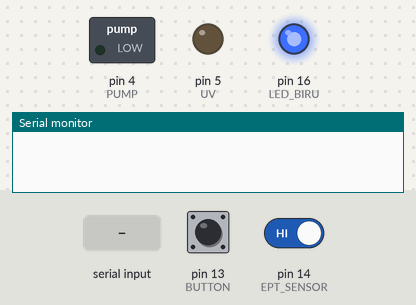
This sketch was run on a simulated Arduino Uno, built with avr-gcc and run on an emulated ATmega328P. Shown: switched loads named in the sketch (green lamp = pin HIGH), output pins drawn as LEDs (lit = HIGH), the last lines printed to the serial monitor. The inputs (shaded band) are chosen by the test bench; at power-on: pin 13 (BUTTON) HIGH, pin 14 (EPT_SENSOR) HIGH.

Above: at 1.2 s.
1.3 s: "A" received over Serial
At 2.5 s:
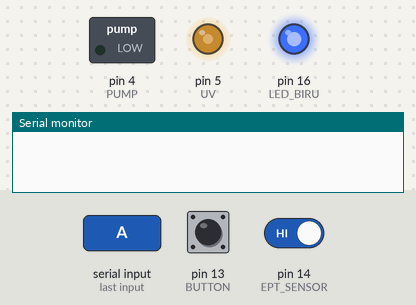
2.8 s: pin 13 (BUTTON) pulled LOW for 0.15 s
At 3.4 s:
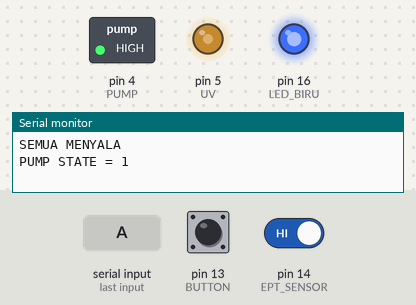
4.4 s: byte 2 (2) received over Serial
At 5.6 s:
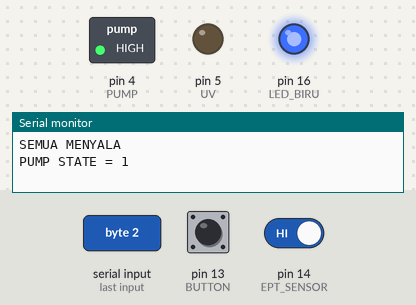
5.9 s: byte 1 (1) received over Serial
At 7.1 s:
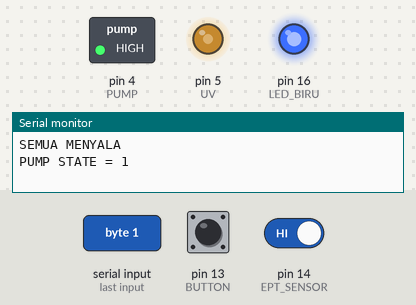
7.4 s: byte 3 (3) received over Serial
At 7.8 s:
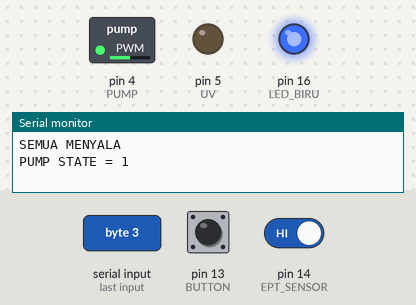
8.9 s: pin 13 (BUTTON) pulled LOW for 1 s
At 10.2 s:
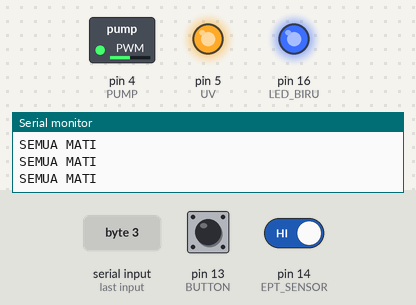
Timing chart, 0 to 11.9 s (numbered marks = the images above; inputs shaded):
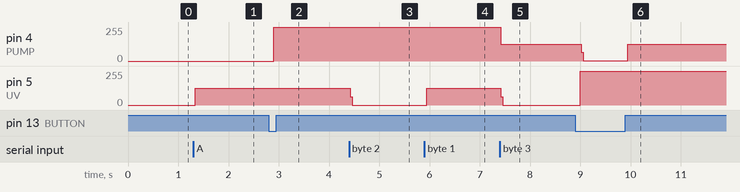

The sketch:

F_W.ino
```cpp
                        /********WATER FOUNTAIN BARDI **********/

#define BUTTON 13           //AKTIF LOW
#define LED_BIRU 16         //AKTIF LOW
#define UV 5                //AKTIF HIGH
#define EPT_SENSOR  14      /*https://www.eptsensor.com/photoelectric-sensor/photoelectric-proximity-sensor.html*/
#define PUMP 4              //AKTIF HIGH
const int DEBOUNCE_DELAY = 100;

int lastButtonState = LOW;
int lastFlickerState = LOW;
int currentButtonState;
int EPT;
char bacadata;

unsigned long lastDebounceTime = 0;

boolean statusChanged = false;
boolean uv_State = false;
boolean pump_State = false;

void setup(){
    Serial.begin(9600);
    pinMode(BUTTON, INPUT_PULLUP);
    pinMode(EPT_SENSOR, INPUT);

    pinMode(LED_BIRU, OUTPUT);
    pinMode(UV, OUTPUT);
    pinMode(PUMP, OUTPUT);
    digitalWrite(LED_BIRU, HIGH);

    currentButtonState = digitalRead(BUTTON);
}


void loop(){
    if(Serial.available()){
        bacadata = Serial.read();
        if(bacadata == 'A'){bacadata=1;}
        if(bacadata == 'B'){bacadata=2;}
        if(bacadata == 'C'){bacadata=3;}
        if(bacadata == 'D'){bacadata=4;}
    }

    if (bacadata == 1){toggleUV();}
    if (bacadata == 2){UV_OFF();}
    if (bacadata == 3){togglePUMP();}
    if (bacadata == 4){PUMP_OFF();}

    EPT = digitalRead(EPT_SENSOR);
    currentButtonState = digitalRead(BUTTON);
    // Serial.println(EPT);
    if(currentButtonState != lastFlickerState){
        lastDebounceTime = millis();
        lastFlickerState = currentButtonState;
    }

    if((millis() - lastDebounceTime) > DEBOUNCE_DELAY){

           if(lastButtonState == HIGH && currentButtonState == LOW && EPT== HIGH){
               Serial.println("SEMUA MENYALA");
               togglePUMP();
               toggleUV();
               Serial.print("PUMP STATE = ");
               Serial.println(pump_State);
               statusChanged = true;
               }
               else if(pump_State == false && currentButtonState == LOW){
                Serial.println("SEMUA MATI");
               }
               else if (EPT == LOW)
               {
                   ALL_OFF();
                   Serial.println("AIR KURANG");
                   delay(500);
                   statusChanged = false;
               }

            lastButtonState = currentButtonState;
    }


}

void ALL_ON(){
    PUMP_ON();
    UV_ON();
}

void ALL_OFF(){
    PUMP_OFF();
    UV_OFF();
}

void PUMP_ON(){
    digitalWrite(PUMP, HIGH);
    pump_State = true;
}

void PUMP_OFF(){
    digitalWrite(PUMP, LOW);
    pump_State = false;
}

void UV_ON(){
    digitalWrite(UV, HIGH);
    uv_State = true;
}

void UV_OFF(){
    digitalWrite(UV, LOW);
    uv_State = false;
}

void toggleUV(){
    if(uv_State){UV_OFF();}
    else{UV_ON();}
}

void togglePUMP(){
    if(pump_State){PUMP_OFF();}
    else{PUMP_ON();}
}

void toogleALL(){
    togglePUMP();
    toggleUV();
}
```

Measured:
- after the input at 1.3 s, pin 5 (UV): 0/255 → 127/255 at once
- after the input at 2.8 s, pin 4 (PUMP): 0/255 → 255/255 after 0.10 s
- after the input at 4.4 s, pin 5 (UV): 127/255 → 0/255 at once
- after the input at 5.9 s, pin 5 (UV): 0/255 → 127/255 at once
- after the input at 7.4 s, pin 4 (PUMP): 255/255 → 126/255 at once; pin 5 (UV): 127/255 → 0/255 at once
- after the input at 8.9 s, pin 4 (PUMP): 126/255 → 1/255 after 0.12 s, → 126/255 0.92 s later; pin 5 (UV): 0/255 → 255/255 after 0.10 s
